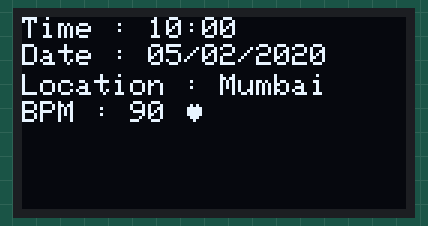
Simulated run of this sketch. Board: Arduino Uno, built with avr-gcc and run on an emulated ATmega328P. On the bench: 128×64 one-colour display.

Above: at 0.2 s.

The sketch:

oled_screen_i2c.ino
```cpp
#include <SPI.h>
#include <Wire.h>
#include <Adafruit_GFX.h>
#include <Adafruit_SSD1306.h>

Adafruit_SSD1306 display(-1);
float t=1;

void setup()
{
  // initialize with the I2C addr 0x3C
  display.begin(SSD1306_SWITCHCAPVCC, 0x3C);

  display.setTextSize(t);
  display.setTextColor(WHITE);

  // Clear the buffer.
  display.clearDisplay();
}

void loop()
{
  //display.setTextColor(BLACK, WHITE); // 'inverted' text

  display.setCursor(0*t,0*t);
  display.println("Time : 10:00");
  display.display();

  display.setCursor(0*t,9*t);
  display.println("Date : 05/02/2020");
  display.display();

  display.setCursor(0*t,19*t);
  display.println("Location : Mumbai");
  display.display();

  display.setCursor(0*t,28*t);
  display.println("BPM : 90");

  display.setCursor(55*t,28*t);
  display.write(3);
  display.display();
}
```
